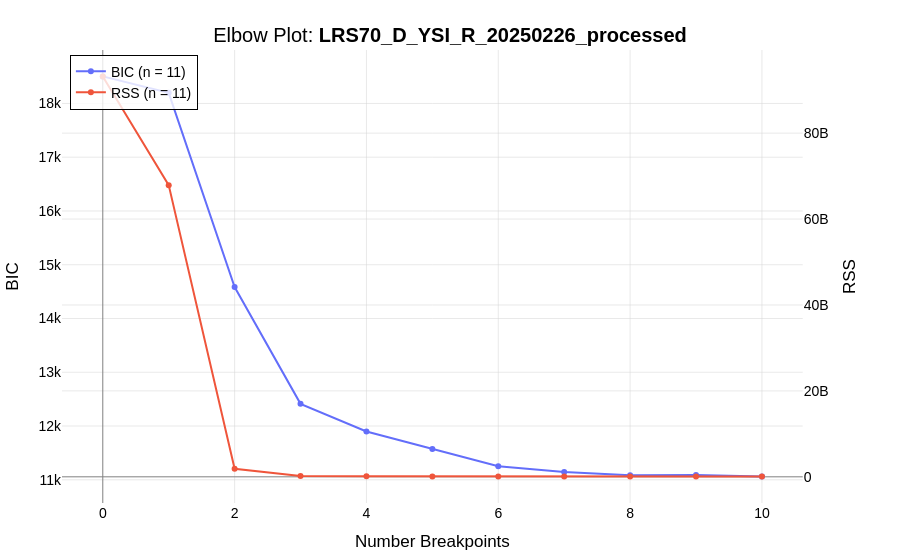

Write notebook code for a chart like this one.
### Code cell
# Elbow plot

x_values = np.array(list(trial_select['df']['n_breakpoints'].values()))
y_values = np.array(list(trial_select['df']['bic'].values()))
secondary_x = np.array(list(trial_select['df']['n_breakpoints'].values()))
secondary_y = np.array(list(trial_select['df']['rss'].values()))

plots.plot_data(
    x_values=x_values,
    y_values=y_values,
    plot_mode='lines+markers',
    x_axis_label="Number Breakpoints",
    y_axis_label="BIC",
    secondary_x=secondary_x,
    secondary_y=secondary_y,
    use_secondary_axis=True,
    y2_axis_label="RSS",
    trace_names=['BIC', 'RSS'],
    title=f"Elbow Plot: <b>{ID_PROFILE_NAME}<b>",
)

### Figure 1 — Plotly figure (JSON) as saved in the notebook; plotly's stock layout.template omitted (floating-point values rounded to 4 significant figures)
{"data": [{"mode": "lines+markers", "name": "BIC (n = 11)", "type": "scatter", "x": [0, 1, 2, 3, 4, 5, 6, 7, 8, 9, 10], "xaxis": "x", "y": [18500.0, 18200.0, 14580.0, 12410.0, 11900.0, 11570.0, 11250.0, 11140.0, 11080.0, 11090.0, 11060.0], "yaxis": "y"}, {"mode": "lines+markers", "name": "RSS (n = 11)", "type": "scatter", "x": [0, 1, 2, 3, 4, 5, 6, 7, 8, 9, 10], "xaxis": "x", "y": [93210000000.0, 67900000000.0, 1858000000.0, 212600000.0, 125900000.0, 90050000.0, 64600000.0, 57130000.0, 53140000.0, 52740000.0, 50440000.0], "yaxis": "y2"}], "layout": {"font": {"color": "black", "family": "Arial, sans-serif", "size": 14}, "legend": {"bgcolor": "rgba(255, 255, 255, 0.8)", "bordercolor": "black", "borderwidth": 1, "x": 0.01, "xanchor": "left", "y": 0.99, "yanchor": "top"}, "margin": {"b": 50, "l": 50, "r": 50, "t": 50}, "title": {"text": "Elbow Plot: <b>LRS70_D_YSI_R_20250226_processed<b>", "x": 0.5, "xanchor": "center", "y": 0.95, "yanchor": "top"}, "xaxis": {"anchor": "y", "domain": [0, 0.94], "gridcolor": "LightGray", "gridwidth": 0.5, "showgrid": true, "title": {"text": "Number Breakpoints"}, "zeroline": true, "zerolinecolor": "Gray", "zerolinewidth": 1}, "yaxis": {"anchor": "x", "domain": [0, 1], "gridcolor": "LightGray", "gridwidth": 0.5, "showgrid": true, "title": {"text": "BIC"}, "zeroline": true, "zerolinecolor": "Gray", "zerolinewidth": 1}, "yaxis2": {"anchor": "x", "gridcolor": "LightGray", "gridwidth": 0.5, "overlaying": "y", "showgrid": true, "side": "right", "title": {"text": "RSS"}, "zeroline": true, "zerolinecolor": "Gray", "zerolinewidth": 1}}}
